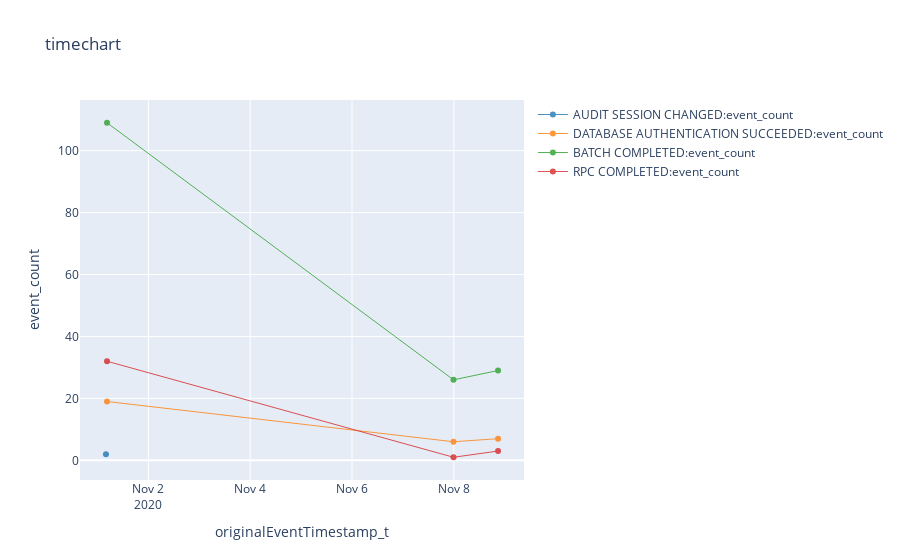

Source (notebook cell):
### Markdown cell above
### **Example 2: Create a timechart**

In the scenario below, my Log Analytics workspace is linked to my Azure SQL DB account. This allows me to do some timechart analysis for specific actions.

The `let _server = logicalServerName;` allows the **logicalServerName** parameter / variable that is defined earlier to be passed to Kqlmagic as _server variable.

### Code cell
%%kql let _server = logicalServerName;
AzureDiagnostics
| where LogicalServerName_s == _server
| summarize event_count=count() by bin(originalEventTimestamp_t, 10m), action_name_s
| render timechart

### Figure 1 — Plotly figure (JSON) as saved in the notebook; plotly's stock layout.template omitted (floating-point values rounded to 4 significant figures)
{"data": [{"line": {"color": "rgb(31, 118, 179)", "width": 1}, "name": "AUDIT SESSION CHANGED:event_count", "opacity": 0.8, "type": "scatter", "x": ["2020-11-01T04:00:00+00:00", "2020-11-01T04:30:00+00:00", "2020-11-07T23:50:00+00:00", "2020-11-08T20:50:00+00:00"], "y": [2, null, null, null]}, {"line": {"color": "rgb(254, 127, 14)", "width": 1}, "name": "DATABASE AUTHENTICATION SUCCEEDED:event_count", "opacity": 0.8, "type": "scatter", "x": ["2020-11-01T04:00:00+00:00", "2020-11-01T04:30:00+00:00", "2020-11-07T23:50:00+00:00", "2020-11-08T20:50:00+00:00"], "y": [null, 19, 6, 7]}, {"line": {"color": "rgb(44, 160, 44)", "width": 1}, "name": "BATCH COMPLETED:event_count", "opacity": 0.8, "type": "scatter", "x": ["2020-11-01T04:00:00+00:00", "2020-11-01T04:30:00+00:00", "2020-11-07T23:50:00+00:00", "2020-11-08T20:50:00+00:00"], "y": [null, 109, 26, 29]}, {"line": {"color": "rgb(214, 39, 39)", "width": 1}, "name": "RPC COMPLETED:event_count", "opacity": 0.8, "type": "scatter", "x": ["2020-11-01T04:00:00+00:00", "2020-11-01T04:30:00+00:00", "2020-11-07T23:50:00+00:00", "2020-11-08T20:50:00+00:00"], "y": [null, 32, 1, 3]}], "layout": {"showlegend": true, "title": {"text": "timechart"}, "xaxis": {"autorange": true, "title": {"text": "originalEventTimestamp_t"}, "type": "date"}, "yaxis": {"ticksuffix": "", "title": {"text": "event_count"}, "type": "linear"}}}
